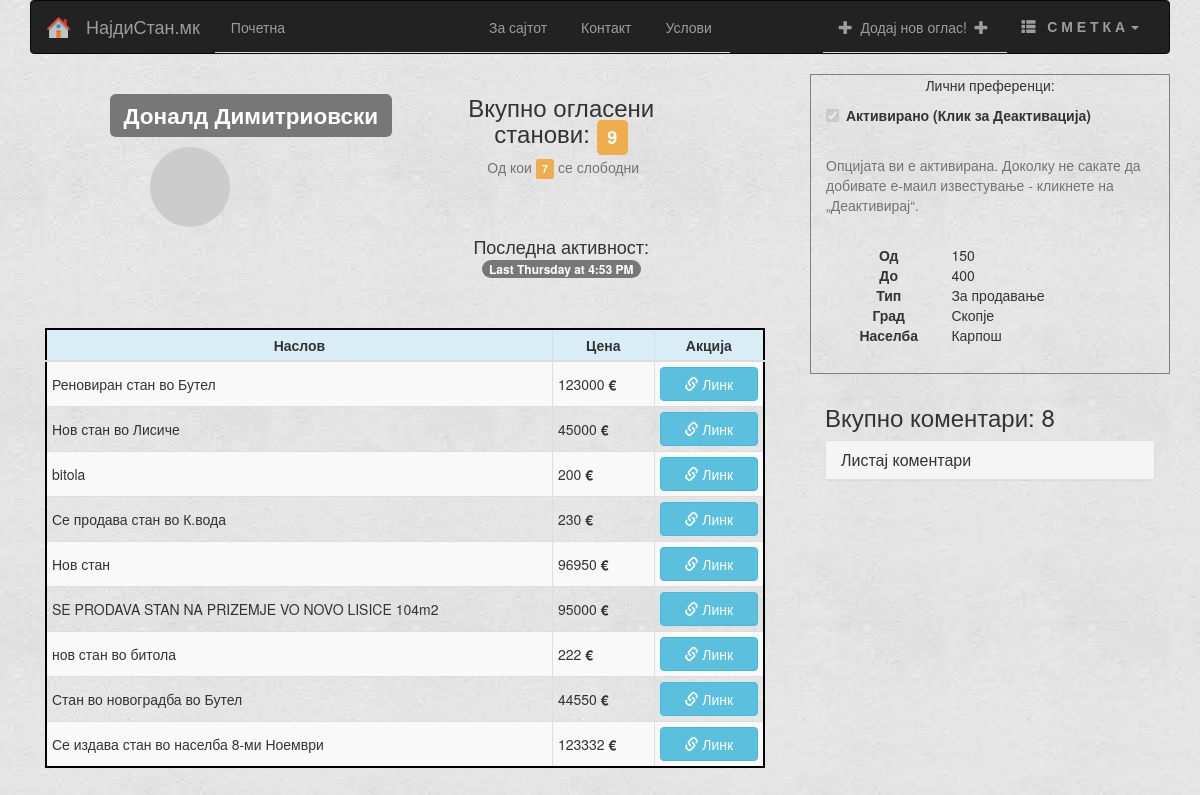
Page /user/1 on the committed database.
### app/models.py (models this page shows, shortened)
class Users(db.Model):
    userId = db.Column(db.Integer, primary_key=True)
    fullName = db.Column(db.String(100), index=True)
    email = db.Column(db.String(120), index=True, unique=True)
    password = db.Column(db.String(32))
    telNumber = db.Column(db.String(30))
    regIP = db.Column(db.String(20))
    regDate = db.Column(db.DateTime)
    lastSeen = db.Column(db.DateTime)
    isAdmin = db.Column(db.Boolean, default=False)
    interestedIn = db.Column(db.String(120))
    condosOwned = db.relationship('Condo', backref='condoOwner', lazy='dynamic')
    commentsOwned = db.relationship('Comment', backref='commentOwner', lazy='dynamic')
    reportedUser = db.relationship('Reports', backref='userReported', lazy='dynamic')
    def avatar(self, size):
        return 'https://www.gravatar.com/avatar/%s?d=wavatar&s=%d&' % (md5(self.email.lower().encode('utf-8')).hexdigest(), size)

class Condo(db.Model):
    condoId = db.Column(db.Integer, primary_key=True)
    title = db.Column(db.String(30))
    description = db.Column(db.String(150))
    city = db.Column(db.String(30))
    area = db.Column(db.String(30), nullable=True)
    address = db.Column(db.String(80))
    price = db.Column(db.Integer)
    quadrature = db.Column(db.Integer)
    rooms = db.Column(db.Integer)
    floor = db.Column(db.Integer)
    timestamp = db.Column(db.DateTime)
    timesVisited = db.Column(db.Integer)
    available = db.Column(db.Boolean, default=True)
    isApproved = db.Column(db.Boolean, default=False)
    types = db.Column(db.Boolean, default=False)
    user_id = db.Column(db.Integer, db.ForeignKey('users.userId'))
    comsPerCondo = db.relationship('Comment', backref='commentsPerCondo', lazy='dynamic')
    imgsPerCondo = db.relationship('Images', backref='imagesPerCondo', lazy='dynamic')
    actedOn = db.Column(db.Boolean, default=False)

### app/views.py (the view)
@app.route('/user/<userid>')
def user(userid):
    if not userid.isdigit():
        flash('Внесете број после \'user/\', не карактери !')
        return redirect(url_for('index'))
    cuser = Users.query.filter_by(userId=userid).first()
    if cuser is None:
        flash('Не постои таков корисник')
        return redirect(url_for('index'))
    form = ListingForm()
    boolCurrentUser = True
    if g.user.is_authenticated:
        if cuser.userId is not g.user.userId:
            boolCurrentUser = False
        else:
            return redirect(url_for('profile'))
    else:
        boolCurrentUser = False
    allCondos = cuser.condosOwned.order_by(Condo.timestamp.desc()).all()
    allComments = cuser.commentsOwned.order_by(Comment.commTimeStamp.desc()).all()
    freeCondos = len(cuser.condosOwned.filter(Condo.available == 1).order_by(Condo.timestamp.desc()).all())
    return render_template('profile.html',
                           form=form,
                           user=cuser,
                           title='Профил',
                           condos=allCondos,
                           comments=allComments,
                           bol=boolCurrentUser,
                           freeCondos=freeCondos
                           )

### app/forms.py
class ListingForm(FlaskForm):
    title = StringField('Наслов', validators=[DataRequired(message='Задолжително поле'), Length(min=2, max=100, message='Насловот мора да биде од 2 до 100 карактери')])
    description = TextAreaField('Опис')
    city = SelectField('Град', choices=CITIES, default='Скопје')
    area = SelectField('Регион', choices=SK_AREA, default='Центар')
    areas = SelectField('Регион', choices=SK_AREA[1:], default='Центар')
    address = StringField('Адреса')
    quadrature = SelectField('Квадратура', choices=[(q, q) for q in QUADRATURES], default='100')
    rooms = SelectField('Број на соби', choices=[(r, r) for r in ROOMS], default='5')
    floor = SelectField('Кат', choices=[(f, f) for f in FLOOR], default='3')
    price = StringField('Цена во Евра', validators=[DataRequired(message='Задолжително поле'), Length(min=1, max=9, message='Внесете цел број')])
    file = FileField('Прикачи слики', render_kw={"multiple":""}, validators=[DataRequired(message='Задолжително поле')])
    available = SelectField('Статус', choices=[(k, v) for k,v in CONDO_STATUS], default='1')
    condoType = SelectField('Тип на оглас', choices=[(k, v) for k, v in CONDO_TYPE], default='0')

### app/momentjs.py (called while the page is built)
    def render(self, format):
        return Markup("<script>\ndocument.write(moment(\"%s\").%s);\n</script>" % (self.timestamp.strftime("%Y-%m-%dT%H:%M:%S Z"), format))

    def calendar(self):
        return self.render("calendar()")

    def fromNow(self):
        return self.render("fromNow()")

### app/views.py (called while the page is built)
@app.before_request
def before_request():
    g.user = current_user
    if g.user.is_authenticated:
        g.user.lastSeen = datetime.datetime.utcnow()
        db.session.add(g.user)
        db.session.commit()

### app/templates/profile.html (shortened to what this page needs)
{% extends 'base.html' %}
{% import 'macros.html' as macros %}
{% block content %}
     <div class="row">
        <div class="col-md-8 col-md-offset-0 col-lg-8 col-lg-offset-0">
            <div class="col-md-6 col-lg-6" style="margin-bottom: 30px; padding-left: 80px;">
                <h2><span class="label label-default text-center">{{user.fullName}}</span></h2>
                <img src="{{ user.avatar(128) }}" class="img-circle" style="margin-left: 40px; margin-top: 10px;">
            </div>
            <div class="col-md-5 col-lg-5 " >
                <h3 align="center">Вкупно огласени станови: <span class="label label-warning">{{condos|count}}</span></h3>
                <span class="help-block text-center">&nbsp;Од кои <span class="label label-warning">{{freeCondos}}</span> се слободни </span>
                <br>
                 <br>
                <h4 align="center">Последна активност: <span class="badge">{{momentjs(user.lastSeen).calendar()}}</span></h4>
                <br> <br>
            </div>
            <div class="col-md-12 col-md-offset-0 col-lg-12 col-lg-offset-0" style="margin-bottom: 50px;">
                 <div class="table-responsive">
                 <table class="table table-striped table-hover table-bordered table-condensed"  >
                     {% if condos %}
                    <thead>
                      <tr class="info" >
                        <th>Наслов</th>
                        <th style="min-width: 80px;">Цена</th>
                        <th>Акција</th>
                      </tr>
                    </thead>
                    <tbody>
                    {% for condo in condos %}
                        <div class="btn-group btn-group-justified">
                        <tr>
                            <td>{{condo.title}}</td>
                            <td>{{condo.price}}<b> €</b></td>
                            <td>
                                <a href="/listing/preview/{{condo.condoId}}" class="btn btn-primary btn-info btn-small btn-block" target="_blank">
                                    <span class="glyphicon glyphicon-link"></span>&nbsp;Линк
                                </a>
                            </td>
                             </div>
                    {% endfor %}
                    </tbody>
                {% else %}
                     {% if bol %}
                        <p class="text-center">Немате објавено станови. Кликнете „<b><a href="/listing/new">Додај нов оглас!“ за да креирате</a></b>.</p>
                     {% else %}
                        <p class="text-center">Корисникот нема објавено станови.</p>
                     {% endif %}
                {% endif %}
                 </table>
                </div>
         </div>
         </div>
         <div class="col-md-4 col-md-offset-0 col-lg-4 col-lg-offset-0" >
         {% if bol %}
             <div class="col-md-12 col-lg-12" style="min-height: 300px; border: 1px solid gray;">
                  <p class="text-center">Лични преференци:</p>
                 <div class="checkbox-inline" style="text-align: center; margin-bottom: 20px;">
                     {% if user.interestedIn.split('-')[0] == '1' %}
                        <input type="checkbox" id="cbx" value="" checked ><label id="lbl" class="text-center">Активирано</label>
                     {% else %}
                        <input type="checkbox" id="cbx" value="" ><label id="lbl" class="text-center">Активирај</label>
                     {% endif %}
                 </div>
                 <span id="spn" class="help-block">Доколку ја активирате оваа опција - ќе добиете е-маил известување доколку некој нов оглас ги исполнува вашите критериуми.</span>
                <br>
                 <div id="personalPref" style="display: none;">
                     {% call macros.render_form_other(form, action_url=url_for('profile'), action_text='',  class_='form-horizontal') %}
                        {{ macros.render_field_inline_price_oddo(form.price, value=user.interestedIn.split('-')[4]) }}
                        {{ macros.render_field_inline(form.condoType, value=user.interestedIn.split('-')[3]) }}
                        {{ macros.render_field_inline(form.city, value=user.interestedIn.split('-')[1]) }}
                        {{ macros.render_field_inline(form.areas, value=user.interestedIn.split('-')[2]) }}
                        <input type="hidden" name="userid" id="userid" value="{{user.userId}}">
                        <input type="hidden" name="dooVal" id="dooVal" value="{{user.interestedIn.split('-')[5]}}">
                    {% endcall %}
                        <div class="form-group">
                             <button type="button" id="savePref" class="btn btn-primary btn-block" >Зачувај</button>
                        </div>
                 </div>
             </div>
          </div>
         {% else %}
                <div class="col-md-12 col-lg-12" style="min-height: 300px; border: 1px solid gray;">
                  <p class="text-center">Лични преференци:</p>
                 <div class="checkbox-inline" style="text-align: center; margin-bottom: 20px;">
                     {% if user.interestedIn.split('-')[0] == '1' %}
                        <input type="checkbox" id="cbx" value="" checked disabled ><label id="lbl" class="text-center">Активирано</label>
                     {% else %}
                        <input type="checkbox" id="cbx" value="" disabled ><label id="lbl" class="text-center">Активирај</label>
                     {% endif %}
                 </div>
                 <span id="spn" class="help-block">Доколку ја активирате оваа опција - ќе добиете е-маил известување доколку некој нов оглас ги исполнува вашите критериуми.</span>
                <br>
                 <div id="personalPref" style="display: none;">
                     <table style="width: 99%">
                         <tr>
                             <th>Од</th>
                             <td>{{user.interestedIn.split('-')[4]}}</td>
                         </tr>
                         <tr>
                             <th>До</th>
                             <td>{{user.interestedIn.split('-')[5]}}</td>
                         </tr>
                          <tr>
                             <th>Тип</th>
                              {% if user.interestedIn.split('-')[3] == '0' %}
                             <td>За продавање</td>
                              {% else %}
                              <td>За издавање</td>
                              {% endif %}
                         </tr>
                          <tr>
                             <th>Град</th>
                             <td>{{user.interestedIn.split('-')[1]}}</td>
                         </tr>
                          <tr>
                             <th>Населба</th>
                             <td>{{user.interestedIn.split('-')[2]}}</td>
                         </tr>
                     </table>
                 </div>
                </div>
        {% endif %}
                <div class="col-md-12 col-lg-12" style="margin-top: 10px;">
                      <h3>Вкупно коментари: {{comments|count}}</h3>
                      <div class="panel-group">
                        <div class="panel panel-default">
                          <div class="panel-heading">
                            <h4 class="panel-title">
                              <a data-toggle="collapse" href="#collapse1">Листај коментари</a>
                            </h4>
                          </div>
                        </div>
                      </div>
                 </div>
    </div>
     </div>
{% endblock %}

### app/templates/base.html (shortened to what this page needs)
<!DOCTYPE html>
<html>
  <head>
    <link rel="stylesheet" href="https://maxcdn.bootstrapcdn.com/bootstrap/3.3.7/css/bootstrap.min.css">
    <link rel="stylesheet" href="../../../static/css/lightbox.min.css">
    <link rel="stylesheet" href="https://cdnjs.cloudflare.com/ajax/libs/bootstrap-slider/9.1.3/css/bootstrap-slider.min.css">
  </head>
  <body>
   <div class="container" >
     <nav class="navbar navbar-inverse ">
      <div class="container-fluid">
        <div class="navbar-header">
            <a class="navbar-brand" href="/">
             <img alt="НајдиСтан.мк" src="/static/img/icons/icon.png" width="25px" height="25px">
            </a>
          <a class="navbar-brand">НајдиСтан.мк</a>
        </div>
        <div class="collapse navbar-collapse" id="myNavbar">
          <ul class="nav navbar-nav nav-tabs">
            <li class="active"><a href="/">Почетна</a></li>
            <li style="width: 170px;">&nbsp;</li>
            <li><a href="/about">За сајтот</a></li>
            <li><a href="/contact">Контакт</a></li>
            <li><a href="/terms">Услови</a></li>
          </ul>
      {% if g.user.is_authenticated %}
            <ul class="nav navbar-nav navbar-right nav-tabs">
             <li class="dropdown">
                <a class="dropdown-toggle" data-toggle="dropdown" href="#"><span class="glyphicon glyphicon-th-list"></span>&nbsp;&nbsp;&nbsp;<b>С М Е Т К А</b>
                <span class="caret"></span></a>
                <ul class="dropdown-menu">
                    {% if g.user.is_admin %}
                        <li><a href="/adminpanel"><span class="glyphicon glyphicon-globe"></span>&nbsp;&nbsp;&nbsp;АДМИН ПАНЕЛ</a></li>
                    {% endif %}
                  <li><a href="/profile"><span class="glyphicon glyphicon-user"></span>&nbsp;&nbsp;&nbsp;П Р О Ф И Л</a></li>
                  <li><a href="/profile/edit"><span class="glyphicon glyphicon-cog"></span>&nbsp;&nbsp;&nbsp;П О С Т А В К И</a></li>
                  <li><a href="/logout"><span class="glyphicon glyphicon-log-out"></span>&nbsp;&nbsp;&nbsp;О Д Ј А В А</a></li>
             </ul>
            </ul>
        {% else %}
            <ul class="nav navbar-nav navbar-right">
             <li class="dropdown">
                <a class="dropdown-toggle" data-toggle="dropdown" href="#"><span class="glyphicon glyphicon-th-list"></span>&nbsp;&nbsp;&nbsp;<b>С М Е Т К А</b>
                <span class="caret"></span></a>
            </ul>
        {% endif %}
        <ul class="nav navbar-nav navbar-right nav-tabs">
             <li><a href="/listing/new"><span class="glyphicon glyphicon-plus"></span>&nbsp;&nbsp;Додај нов оглас!&nbsp;&nbsp;<span class="glyphicon glyphicon-plus"></span></a></li>
        </ul>
        </div>
      </div>
    </nav>
    {% block content %}{% endblock %}
    </div>
   </body>
</html>

### app/templates/base.html (style rules this page uses)
body { background-image: url("../../../static/img/icons/bg.jpg"); }
th { text-align: center; }
td { vertical-align: middle !important; }
.table-bordered { border: 2px solid #000 !important; }

### rows in the picture
Users: fullName "Доналд Димитриовски", interestedIn "150", interestedIn "400", interestedIn "Скопје", interestedIn "Карпош"
Condo: title "Реновиран стан во Бутел", price "123000"
Condo: title "Нов стан во Лисиче", price "45000"
Condo: title "bitola", price "200"
Condo: title "Се продава стан во К.вода", price "230"
Condo: title "Нов стан", price "96950"
Condo: title "SE PRODAVA STAN NA PRIZEMJE VO NOVO LISICE 104m2", price "95000"
Condo: title "нов стан во битола", price "222"
Condo: title "Стан во новоградба во Бутел", price "44550"
Condo: title "Се издава стан во населба 8-ми Ноември", price "123332"

### other values in the picture
{{ condos|count }} "9"
{{ freeCondos }} "7"
{{ comments|count }} "8"
